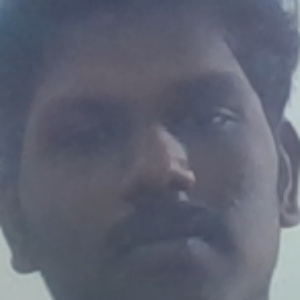
#> input picture dataset/Rakesh Kumar/1.jpg, 300 x 300 px; its folder holds only this picture in this run
$ python train.py
#> lines starting #> are read from the running program, lines starting #| are printed output that depends on the picture
import cv2
import os
import numpy as np
import pickle


dataset_path = "dataset"

faces = []
labels = []
label_map = {}  # name → number
current_label = 0

for person_name in os.listdir(dataset_path):
    person_path = os.path.join(dataset_path, person_name)

    if not os.path.isdir(person_path):
        continue

    label_map[current_label] = person_name

    for img_name in os.listdir(person_path):
        img_path = os.path.join(person_path, img_name)

        img = cv2.imread(img_path, cv2.IMREAD_GRAYSCALE)
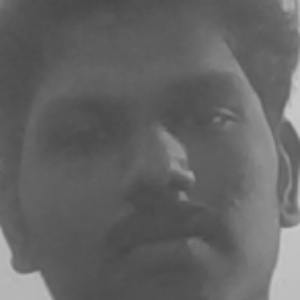
#> img: shape (300, 300); min 72, max 201, mean 99.7
        if img is None:
            continue

        faces.append(img)
        labels.append(current_label)

    current_label += 1

faces = np.array(faces)
labels = np.array(labels)

print("[INFO] Dataset loaded")
print("Total faces:", len(faces))
#| Total faces: 2
print("Labels:", label_map)

recognizer = cv2.face.LBPHFaceRecognizer_create(
    radius=1,
    neighbors=8,
    grid_x=8,
    grid_y=8
)

recognizer.train(faces, labels)

recognizer.save("face_model.yml")

print("[INFO] Training completed & model saved")

with open("labels.pkl", "wb") as f:
    pickle.dump(label_map, f)

print("[INFO] Label map saved")
